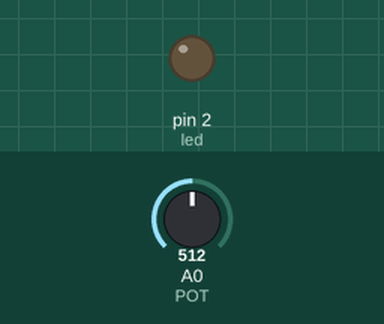
Simulated run of this sketch. Board: Arduino Uno, built with avr-gcc and run on an emulated ATmega328P. Shown: output pins drawn as LEDs (lit = HIGH). Inputs (shaded band) come from the test bench; at power-on: A0 (POT) = 512.

Above: at 2.8 s.
2.9 s: A0 (POT) set to 527
At 4.4 s:
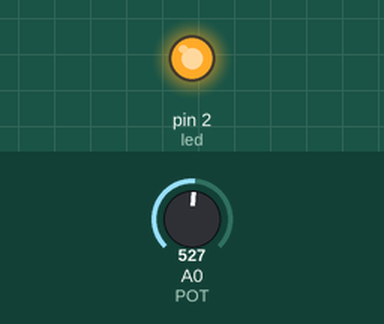
5.6 s: A0 (POT) set to 511
At 7.2 s:
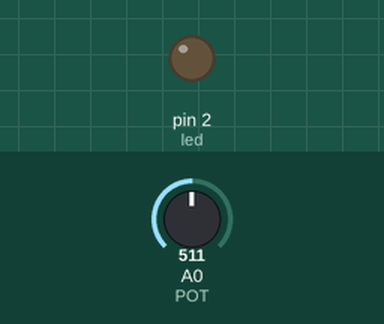
8.3 s: A0 (POT) set to 716
At 11.4 s:
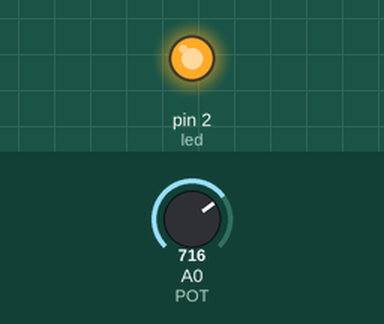
Timing chart, 0 to 12.9 s (numbered marks = the images above; inputs shaded):
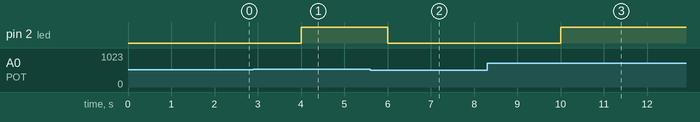

The sketch:

Practica_2.ino
```cpp
/*
Centro educativo laboral Kinal
Perito en electronica
Quinto perito
Seccion A
Curso; Taller de electronica digital y reparacion de computadoras
Alumno; Jorge Diego Queme Andrino
Carne; 2021430
Proyecto; CONTROL DE BRILLO DE UN LED
*/
#define POT A0
#define led 2
unsigned int raw_potenciometro = 0;
unsigned int intencidad = 0;


void setup() {
  pinMode(led, OUTPUT);
  pinMode(POT, INPUT);
}

void loop() {

raw_potenciometro = analogRead(POT); //leo el canal analogico A0
  intencidad = map(raw_potenciometro, 0, 1023, 0, 255);
  analogWrite(led, intencidad);
  delay(2000);


}
```

Measured:
- the behaviour switches between 513 and 514 on A0 (POT) (found by bisection; images 0 and 1)
- after the input at 2.9 s, pin 2 (led): LOW → HIGH after 1.1 s
- after the input at 5.6 s, pin 2 (led): HIGH → LOW after 0.40 s
- after the input at 8.3 s, pin 2 (led): LOW → HIGH after 1.7 s
